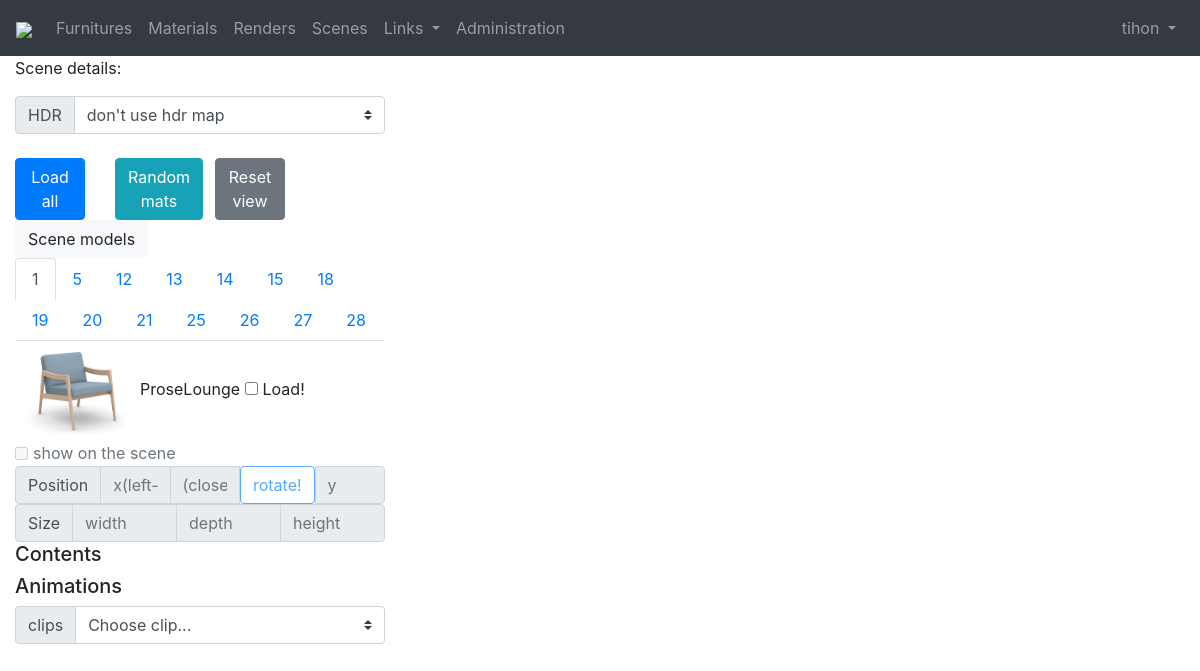
Page /render/scene/ (signed in) on the committed database.
### furniture/models.py (models this page shows, shortened)
class Model3D(models.Model):
    name = models.CharField(max_length=32, null=True)  #, unique=True
    blend = models.FileField(storage=fs_blender, null=True, blank=True)  # for rendering
    glb = models.FileField(storage=fs_glb, null=True, blank=True)  # for three.js and show on site in realtime
    solidSource = models.FileField(storage=fs_sw, null=True, blank=True)  # source data for our job to convert blender
    updated = models.DateTimeField(auto_now=True, null=True)
    last_modified_by = models.ForeignKey(User, on_delete=models.SET_NULL, null=True, related_name='%(class)s_model_modified')
    @property
    def swatch(self):
        products = Product.objects.filter(model_id=self.pk)
        if products:
            return products.first().swatch
        else:
            return "#"
    @property
    def meshes(self):  # from all kinds
        return Mesh.objects.filter(model_id=self.pk).order_by('pk')

class Product(models.Model):
    name = models.CharField(max_length=64)
    model = models.ForeignKey(Model3D, on_delete=models.PROTECT, null=True)
    producer = models.CharField(max_length=32)
    product_code = models.CharField(max_length=32, null=True, blank='')
    type = models.CharField(max_length=5, choices=types)
    collection = models.CharField(max_length=32)
    swatch = models.ImageField(upload_to='static/furniture/swatches',
                               height_field=None, width_field=None, max_length=100, null=True, blank=True)

### render/views.py (the view, shortened to what this page needs)
# urls.py: path('scene/', views.scene, name='scene'),
def scene(request):
    context = {
        'models': Model3D.objects.filter(glb__isnull=False).filter(blend__isnull=False),
        'finishes': Finish.objects.exclude(name__isnull=True).exclude(archive=1),
        'hdrmaps': [os.path.basename(f) for f in
                    pathlib.Path(os.path.join(settings.STATIC_ROOT, 'furniture', 'models', 'hdri')).glob("*.hdr")],
        'data': {},
        'actors': []
    }
    return render(request, 'scene.html', context)  # todo put in context camera position. and other data

### material/models.py (called while the page is built)
    @property
    def normal(self):
        psqu = self.squ if self.squ else ''
        if self.maps:
            if self.maps.normal == 'pattern':
                jpg = f'{self.name}_{psqu}_normal.jpg'
                png = f'{self.name}_{psqu}_normal.png'
                return png if os.path.exists(png) else jpg
        return ""

    @property
    def roughness(self):
        psqu = self.squ if self.squ else ''
        if self.maps:
            if self.maps.roughness == 'pattern':
                jpg = f'{self.name}_{psqu}_roughness.jpg'
                png = f'{self.name}_{psqu}_roughness.png'
                return png if os.path.exists(png) else jpg
        return ""

    @property
    def normal(self):
        psqu = self.pattern.squ if self.pattern.squ else ''
        if self.pattern.maps:
            if self.pattern.maps.normal == 'finish':
                return os.path.join(f'{self.pattern.name}_{psqu}_{self.squ}_normal.jpg')
            elif self.pattern.maps.normal == 'pattern':
                return self.pattern.normal
        return ""

    @property
    def roughness(self):
        psqu = self.pattern.squ if self.pattern.squ else ''
        if self.pattern.maps:
            if self.pattern.maps.roughness == 'finish':
                return os.path.join(f'{self.pattern.name}_{psqu}_{self.squ}_roughness.jpg')
            elif self.pattern.maps.roughness == 'pattern':
                return self.pattern.roughness
        return ""

### render/templates/render/scene.html (shortened to what this page needs)
{% extends "header.html" %}
{% load static  %}
{% block content %}
{% regroup finishes|dictsort:"pattern_id" by pattern_id as patterns_list %}
<div class="row">
  <div class="col-4" id="canvas-1">
   <form id="form-scene" action="" method="POST">{% csrf_token %}
   <div class="row">
      <div class="col-12">
        <p> Scene details: </p>
      </div>
      <div class="col-12">
        <div class="input-group mb-4">
          <div class="input-group-prepend">
            <label class="input-group-text" for="scene-hdr-select">HDR</label>
          </div>
          <select name="scene-hdr" class="custom-select" id="scene-hdr-select" path="{% static 'furnirure/models/hrdi' %}">
            <option selected value="">don't use hdr map</option>
          </select>
        </div>
      </div>
      <div class="col-3">
        <a href="#" class="btn btn-primary" id="scene-load-all">Load all</a>
      </div>
      <div class="col-3">
        <a href="#" class="btn btn-info" id="color-meshes">Random mats</a>
      </div>
      <div class="col-3">
        <a href="#" class="btn btn-secondary" id="scene-reset-view">Reset view</a>
      </div>
      <div class="col-3">
      </div>
      <div class="col-12">
        <a href="#" class="btn btn-light" id="scene-models">Scene models</a>
      </div>
      <div class="col-12">
        <ul class="nav nav-tabs" id="nav-models">
        {% for m in models %}
           <li class="nav-item">
                <a class="nav-link {%if forloop.first %}active{%endif%}" data-toggle="tab"
                   id="nav-model-{{forloop.counter0}}"
                   aria-controls="panel-{{forloop.counter0}}"
                   href="#panel-model-{{forloop.counter0}}">
                   {{m.id}}
                </a>
           </li>
        {% endfor %}
        </ul>
      </div>
      <div class="col-12">
        <div class="tab-content" id="panel-models">
        {% for m in models %}
           <div role="tabpanel" class="tab-pane fade {%if forloop.first %}show active{%endif%}"
               index="{{forloop.counter0}}" model_id="{{m.id}}" model_name="{{m.name}}"
               aria-labelledby="nav-model-{{forloop.counter0}}"
               id="panel-model-{{forloop.counter0}}">
              <img src="/{{m.swatch}}" height="100">{{m.name}}
              <div class="form-check form-check-inline">
                  <input class="form-check-input" type="checkbox" id="model-{{forloop.counter0}}-loaded">
                  <label class="form-check-label" for="model-{{forloop.counter0}}-loaded" id="label-model-{{forloop.counter0}}">
                    Load!
                  </label>
              </div>
              <div class="form-check form-check-inline">
                  <input name="model-show-{{forloop.counter0}}-{{m.list.0.model.id}}" class="form-check-input" type="checkbox" id="model-{{forloop.counter0}}-show" disabled>
                  <label class="form-check-label" for="model-{{forloop.counter0}}-show">
                    show on the scene
                  </label>
              </div>
              <div class="row">
                <div class="col-12">
                  <div class="input-group">
                    <div class="input-group-prepend">
                      <span class="input-group-text">Position</span>
                    </div>
                    <input name="pos-x-{{forloop.counter0}}" type="text" aria-label="x" class="form-control" placeholder="x(left-right)" id="model-{{forloop.counter0}}-pos-x" disabled>
                    <input name="pos-y-{{forloop.counter0}}" type="text" aria-label="z" class="form-control" placeholder="(closer-further)" id="model-{{forloop.counter0}}-pos-z" disabled>
                    <button class="btn btn-outline-primary" type="button" id="model-{{forloop.counter0}}-rot-y" disabled>
                      rotate!
                    </button>
                    <input name="rot-z-{{forloop.counter0}}" type="text" class="form-control" placeholder="y" id="model-{{forloop.counter0}}-angle" disabled>
                   </div>
                </div>
                <div class="col-12">
                  <div class="input-group">
                    <div class="input-group-prepend">
                      <span class="input-group-text">Size</span>
                    </div>
                    <input type="text" class="form-control" placeholder="width" id="model-{{forloop.counter0}}-size-x" disabled>
                    <input type="text" class="form-control" placeholder="depth" id="model-{{forloop.counter0}}-size-z" disabled>
                    <input type="text" class="form-control" placeholder="height" id="model-{{forloop.counter0}}-size-y" disabled>
                  </div>
                 </div>
                <div class="col-12">
                   <h5>Contents</h5>
               </div>
                <div class="col-12">
                <h5>Animations</h5>
               </div>
                <div class="col-12">
                  <div class="input-group mb-3">
                   <div class="input-group-prepend">
                    <label class="input-group-text" for="animation-select-{{forloop.counter0}}">clips</label>
                   </div>
                   <select class="custom-select" id="animation-select-{{forloop.counter0}}">
                    <option selected>Choose clip...</option>
                   </select>
                  </div>
               </div>
               </div>
          </div>
          {% endfor%}
        </div>
      </div>
    </div>
   </form>
  </div>
  <div class="col-8" id="scene-perspective" height="900"></div>
</div>
{% endblock %}

### webapp/templates/header.html (shortened to what this page needs)
<!DOCTYPE html>
<html lang="en">
{% load static %}
<head>
    <link rel="stylesheet" href="https://cdn.jsdelivr.net/npm/bootstrap@4.5.3/dist/css/bootstrap.min.css">
</head>
<body  style="background-color=#f6f6f6">
    <nav class="navbar navbar-expand-lg navbar-dark bg-dark">
      <a class="navbar-brand myLogo" href="{% url 'homepage' %}"><img src="{% static 'webapp/img/favicon.jpg' %}" height="50"></a>
      <div class="collapse navbar-collapse" id="navbarSupportedContent">
        <ul class="navbar-nav mr-auto">
            {% if user.is_authenticated %}
          <li class="nav-item {%if nav_active == 'furniture'%}active{% endif %}">
            <a class="nav-link" href="{% url 'furniture:index' %}">Furnitures</a>
          </li>
          <li class="nav-item {%if nav_active == 'material'%}active{% endif %}">
            <a class="nav-link" href="{% url 'material:index' %}">Materials</a>
          </li>
          <li class="nav-item {%if nav_active == 'renders'%}active{% endif %}">
            <a class="nav-link" href="{% url 'render:index' %}">Renders</a>
          </li>
          <li class="nav-item">
            <a class="nav-link" href="{% url 'render:scene' %}">Scenes</a>
          </li>
          {% else %}
          <li class="nav-item">
            <a class="nav-link" href="#">Demo</a>
          </li>
          {% endif %}
          <li class="nav-item dropdown">
            <a class="nav-link dropdown-toggle" href="/profile" id="navbarDropdown2" role="button" data-toggle="dropdown" aria-haspopup="true" aria-expanded="false">
              Links
            </a>
          </li>
          {% if user.is_superuser %}
          <li class="nav-item">
            <a class="nav-link " href="/admin">Administration</a>
          </li>
          {% endif %}
        </ul>
        <ul class="nav navbar-nav navbar-right pull-right">
        {% if user.is_authenticated %}
            <li class="nav-item dropdown">
                <a class="nav-link dropdown-toggle" href="#" id="navbarDropdown" role="button" data-toggle="dropdown" aria-haspopup="true" aria-expanded="false">
                    {{user.username}}
                </a>
            </li>
        {% endif %}
        </ul>
      </div>
    </nav>
    <div class="container-fluid">
        {% block content %}
        {% endblock %}
    </div>
</body>
</html>

### rows in the picture
Model3D: id "1", swatch (picture), name "ProseLounge"
Model3D: id "5"
Model3D: id "12"
Model3D: id "13"
Model3D: id "14"
Model3D: id "15"
Model3D: id "18"
Model3D: id "19"
Model3D: id "20"
Model3D: id "21"
Model3D: id "25"
Model3D: id "26"
Model3D: id "27"
Model3D: id "28"

### other values in the picture
{{ user.username }} "tihon"
